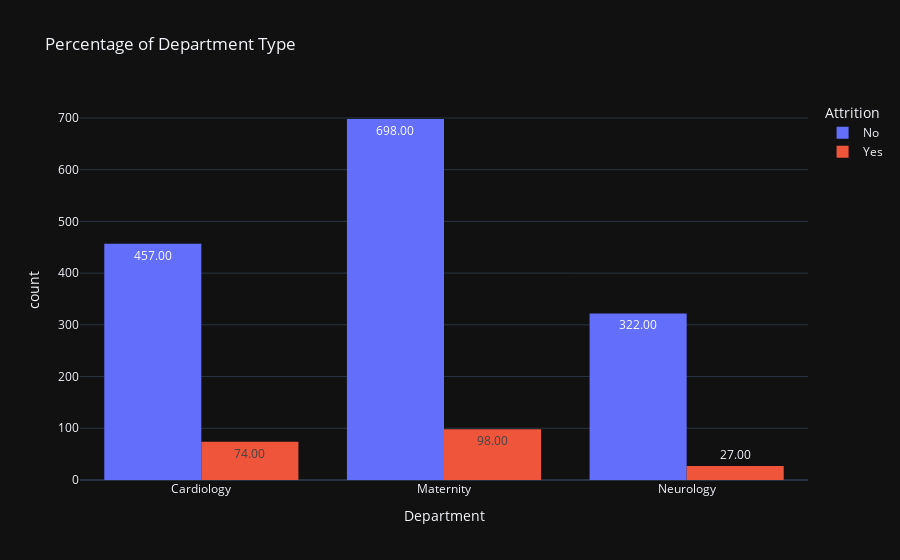

The notebook cell this image was saved under:
### Markdown cell above
### Visualization 3

### Code cell
px.histogram(data_df,x="Department",color="Attrition",barmode="group",text_auto=".2f",template="plotly_dark",
             title = "Percentage of Department Type")

### Figure 1 — Plotly figure (JSON) as saved in the notebook; plotly's stock layout.template omitted (floating-point values rounded to 4 significant figures; data arrays with more than 128 entries replaced by an {"elided": "..."} marker saying what was removed)
{"data": [{"alignmentgroup": "True", "bingroup": "x", "hovertemplate": "Attrition=No<br>Department=%{x}<br>count=%{y}<extra></extra>", "legendgroup": "No", "marker": {"color": "#636efa", "pattern": {"shape": ""}}, "name": "No", "offsetgroup": "No", "orientation": "v", "showlegend": true, "texttemplate": "%{value:.2f}", "type": "histogram", "x": {"elided": "1477 str values"}, "xaxis": "x", "yaxis": "y"}, {"alignmentgroup": "True", "bingroup": "x", "hovertemplate": "Attrition=Yes<br>Department=%{x}<br>count=%{y}<extra></extra>", "legendgroup": "Yes", "marker": {"color": "#EF553B", "pattern": {"shape": ""}}, "name": "Yes", "offsetgroup": "Yes", "orientation": "v", "showlegend": true, "texttemplate": "%{value:.2f}", "type": "histogram", "x": {"elided": "199 str values"}, "xaxis": "x", "yaxis": "y"}], "layout": {"barmode": "group", "legend": {"title": {"text": "Attrition"}, "tracegroupgap": 0}, "title": {"text": "Percentage of Department Type"}, "xaxis": {"anchor": "y", "domain": [0, 1], "title": {"text": "Department"}}, "yaxis": {"anchor": "x", "domain": [0, 1], "title": {"text": "count"}}}}
